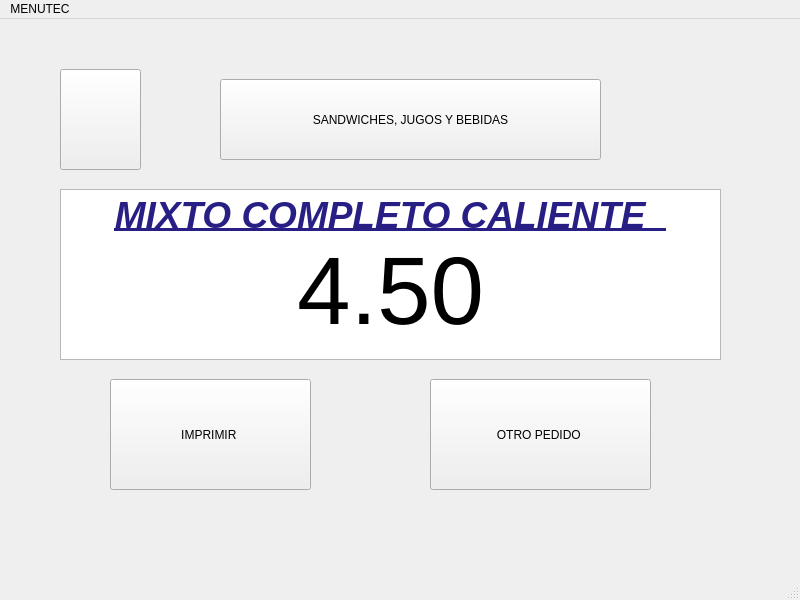
<?xml version="1.0" encoding="UTF-8"?>
<ui version="4.0">
 <class>panes1Window</class>
 <widget class="QMainWindow" name="panes1Window">
  <property name="geometry">
   <rect>
    <x>0</x>
    <y>0</y>
    <width>800</width>
    <height>600</height>
   </rect>
  </property>
  <property name="windowTitle">
   <string>MainWindow</string>
  </property>
  <widget class="QWidget" name="centralwidget">
   <widget class="QTextEdit" name="textEdit_2">
    <property name="geometry">
     <rect>
      <x>60</x>
      <y>170</y>
      <width>661</width>
      <height>171</height>
     </rect>
    </property>
    <property name="html">
     <string>&lt;!DOCTYPE HTML PUBLIC &quot;-//W3C//DTD HTML 4.0//EN&quot; &quot;http://www.w3.org/TR/REC-html40/strict.dtd&quot;&gt;
&lt;html&gt;&lt;head&gt;&lt;meta name=&quot;qrichtext&quot; content=&quot;1&quot; /&gt;&lt;style type=&quot;text/css&quot;&gt;
p, li { white-space: pre-wrap; }
&lt;/style&gt;&lt;/head&gt;&lt;body style=&quot; font-family:'Ubuntu'; font-size:11pt; font-weight:400; font-style:normal;&quot;&gt;
&lt;p align=&quot;center&quot; style=&quot; margin-top:0px; margin-bottom:0px; margin-left:0px; margin-right:0px; -qt-block-indent:0; text-indent:0px;&quot;&gt;&lt;span style=&quot; font-size:28pt; font-weight:600; font-style:italic; text-decoration: underline; color:#281f84;&quot;&gt;MIXTO COMPLETO CALIENTE  &lt;/span&gt;&lt;/p&gt;
&lt;p align=&quot;center&quot; style=&quot; margin-top:0px; margin-bottom:0px; margin-left:0px; margin-right:0px; -qt-block-indent:0; text-indent:0px;&quot;&gt;&lt;span style=&quot; font-size:72pt;&quot;&gt;4.50&lt;/span&gt;&lt;/p&gt;&lt;/body&gt;&lt;/html&gt;</string>
    </property>
   </widget>
   <widget class="QPushButton" name="btnIzquierda51">
    <property name="geometry">
     <rect>
      <x>60</x>
      <y>50</y>
      <width>81</width>
      <height>101</height>
     </rect>
    </property>
    <property name="text">
     <string/>
    </property>
    <property name="icon">
     <iconset>
      <normaloff>flecha-hacia-la-izquierda-antes-de-icono-4330-128.png</normaloff>flecha-hacia-la-izquierda-antes-de-icono-4330-128.png</iconset>
    </property>
    <property name="iconSize">
     <size>
      <width>100</width>
      <height>100</height>
     </size>
    </property>
   </widget>
   <widget class="QPushButton" name="btnImprimir51">
    <property name="geometry">
     <rect>
      <x>110</x>
      <y>360</y>
      <width>201</width>
      <height>111</height>
     </rect>
    </property>
    <property name="text">
     <string>IMPRIMIR </string>
    </property>
   </widget>
   <widget class="QPushButton" name="btnPanes1">
    <property name="geometry">
     <rect>
      <x>220</x>
      <y>60</y>
      <width>381</width>
      <height>81</height>
     </rect>
    </property>
    <property name="text">
     <string>SANDWICHES, JUGOS Y BEBIDAS</string>
    </property>
    <property name="icon">
     <iconset>
      <normaloff>UTEC.png</normaloff>UTEC.png</iconset>
    </property>
   </widget>
   <widget class="QPushButton" name="btnPedido51">
    <property name="geometry">
     <rect>
      <x>430</x>
      <y>360</y>
      <width>221</width>
      <height>111</height>
     </rect>
    </property>
    <property name="text">
     <string>OTRO PEDIDO </string>
    </property>
   </widget>
  </widget>
  <widget class="QMenuBar" name="menubar">
   <property name="geometry">
    <rect>
     <x>0</x>
     <y>0</y>
     <width>800</width>
     <height>25</height>
    </rect>
   </property>
   <widget class="QMenu" name="menuMENUTEC">
    <property name="title">
     <string>MENUTEC</string>
    </property>
   </widget>
   <addaction name="menuMENUTEC"/>
  </widget>
  <widget class="QStatusBar" name="statusbar"/>
 </widget>
 <resources/>
 <connections/>
</ui>
